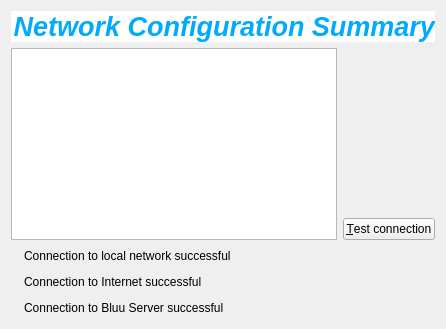
     <widget class="QWidget" name="networkConfigurationSummaryPage">
      <layout class="QGridLayout" name="gridLayout">
       <item row="0" column="0" colspan="2">
        <widget class="QLabel" name="label_31">
         <property name="palette">
          <palette>
           <active>
            <colorrole role="WindowText">
             <brush brushstyle="SolidPattern">
              <color alpha="255">
               <red>0</red>
               <green>170</green>
               <blue>255</blue>
              </color>
             </brush>
            </colorrole>
            <colorrole role="Base">
             <brush brushstyle="SolidPattern">
              <color alpha="255">
               <red>255</red>
               <green>255</green>
               <blue>255</blue>
              </color>
             </brush>
            </colorrole>
            <colorrole role="Window">
             <brush brushstyle="SolidPattern">
              <color alpha="255">
               <red>255</red>
               <green>255</green>
               <blue>255</blue>
              </color>
             </brush>
            </colorrole>
           </active>
           <inactive>
            <colorrole role="WindowText">
             <brush brushstyle="SolidPattern">
              <color alpha="255">
               <red>0</red>
               <green>170</green>
               <blue>255</blue>
              </color>
             </brush>
            </colorrole>
            <colorrole role="Base">
             <brush brushstyle="SolidPattern">
              <color alpha="255">
               <red>255</red>
               <green>255</green>
               <blue>255</blue>
              </color>
             </brush>
            </colorrole>
            <colorrole role="Window">
             <brush brushstyle="SolidPattern">
              <color alpha="255">
               <red>255</red>
               <green>255</green>
               <blue>255</blue>
              </color>
             </brush>
            </colorrole>
           </inactive>
           <disabled>
            <colorrole role="WindowText">
             <brush brushstyle="SolidPattern">
              <color alpha="255">
               <red>119</red>
               <green>119</green>
               <blue>119</blue>
              </color>
             </brush>
            </colorrole>
            <colorrole role="Base">
             <brush brushstyle="SolidPattern">
              <color alpha="255">
               <red>255</red>
               <green>255</green>
               <blue>255</blue>
              </color>
             </brush>
            </colorrole>
            <colorrole role="Window">
             <brush brushstyle="SolidPattern">
              <color alpha="255">
               <red>255</red>
               <green>255</green>
               <blue>255</blue>
              </color>
             </brush>
            </colorrole>
           </disabled>
          </palette>
         </property>
         <property name="font">
          <font>
           <pointsize>20</pointsize>
           <weight>75</weight>
           <italic>true</italic>
           <bold>true</bold>
          </font>
         </property>
         <property name="autoFillBackground">
          <bool>true</bool>
         </property>
         <property name="text">
          <string>Network Configuration Summary</string>
         </property>
         <property name="alignment">
          <set>Qt::AlignRight|Qt::AlignTrailing|Qt::AlignVCenter</set>
         </property>
         <property name="margin">
          <number>0</number>
         </property>
        </widget>
       </item>
       <item row="1" column="0">
        <widget class="QTextEdit" name="dataTextEdit">
         <property name="readOnly">
          <bool>true</bool>
         </property>
        </widget>
       </item>
       <item row="1" column="1">
        <layout class="QVBoxLayout" name="verticalLayout_4">
         <item>
          <spacer name="verticalSpacer_2">
           <property name="orientation">
            <enum>Qt::Vertical</enum>
           </property>
           <property name="sizeHint" stdset="0">
            <size>
             <width>20</width>
             <height>40</height>
            </size>
           </property>
          </spacer>
         </item>
         <item>
          <widget class="QPushButton" name="testConnectionButton">
           <property name="text">
            <string>&amp;Test connection</string>
           </property>
          </widget>
         </item>
        </layout>
       </item>
       <item row="2" column="0" colspan="2">
        <layout class="QHBoxLayout" name="horizontalLayout_3">
         <item>
          <widget class="QLabel" name="label_37">
           <property name="text">
            <string/>
           </property>
           <property name="pixmap">
            <pixmap>../image/not_acceptable_48.png</pixmap>
           </property>
          </widget>
         </item>
         <item>
          <widget class="QLabel" name="label_32">
           <property name="text">
            <string>Connection to local network successful</string>
           </property>
          </widget>
         </item>
         <item>
          <spacer name="horizontalSpacer_2">
           <property name="orientation">
            <enum>Qt::Horizontal</enum>
           </property>
           <property name="sizeHint" stdset="0">
            <size>
             <width>40</width>
             <height>20</height>
            </size>
           </property>
          </spacer>
         </item>
        </layout>
       </item>
       <item row="3" column="0" colspan="2">
        <layout class="QHBoxLayout" name="horizontalLayout_4">
         <item>
          <widget class="QLabel" name="label_40">
           <property name="text">
            <string/>
           </property>
           <property name="pixmap">
            <pixmap>../image/not_acceptable_48.png</pixmap>
           </property>
          </widget>
         </item>
         <item>
          <widget class="QLabel" name="label_33">
           <property name="text">
            <string>Connection to Internet successful</string>
           </property>
          </widget>
         </item>
         <item>
          <spacer name="horizontalSpacer_3">
           <property name="orientation">
            <enum>Qt::Horizontal</enum>
           </property>
           <property name="sizeHint" stdset="0">
            <size>
             <width>40</width>
             <height>20</height>
            </size>
           </property>
          </spacer>
         </item>
        </layout>
       </item>
       <item row="4" column="0" colspan="2">
        <layout class="QHBoxLayout" name="horizontalLayout_5">
         <item>
          <widget class="QLabel" name="label_43">
           <property name="text">
            <string/>
           </property>
           <property name="pixmap">
            <pixmap>../image/not_acceptable_48.png</pixmap>
           </property>
          </widget>
         </item>
         <item>
          <widget class="QLabel" name="label_34">
           <property name="text">
            <string>Connection to Bluu Server successful</string>
           </property>
          </widget>
         </item>
         <item>
          <spacer name="horizontalSpacer_4">
           <property name="orientation">
            <enum>Qt::Horizontal</enum>
           </property>
           <property name="sizeHint" stdset="0">
            <size>
             <width>40</width>
             <height>20</height>
            </size>
           </property>
          </spacer>
         </item>
        </layout>
       </item>
      </layout>
     </widget>
